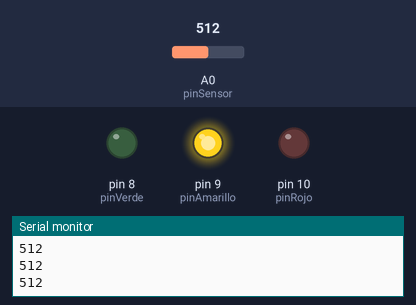
The sketch below on a simulated Arduino Uno, built with avr-gcc and run on an emulated ATmega328P. Parts: output pins drawn as LEDs (lit = HIGH), the last lines printed to the serial monitor. The inputs (shaded band) are chosen by the test bench; at power-on: A0 (pinSensor) = 512.

Above: at 1.3 s.
1.4 s: A0 (pinSensor) set to 587
2.9 s: A0 (pinSensor) set to 608
At 4.1 s:
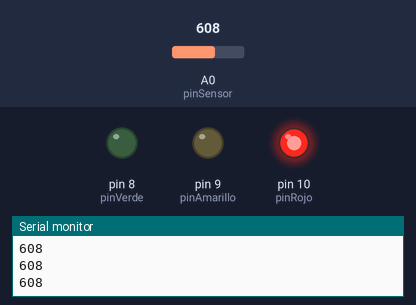
4.5 s: A0 (pinSensor) set to 390
At 5.2 s:
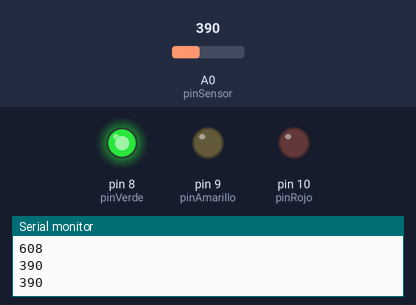
6.0 s: A0 (pinSensor) set to 412
At 6.4 s:
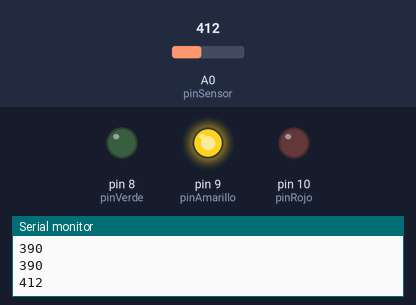
7.5 s: A0 (pinSensor) set to 306
At 8.8 s:
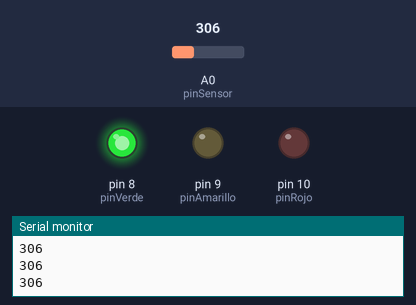
Timing chart, 0 to 10.0 s (numbered marks = the images above; inputs shaded):
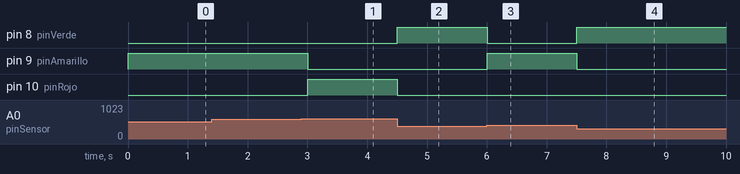

Measured:
- the behaviour switches between 600 and 601 on A0 (pinSensor) (found by bisection; images 0 and 1)
- the behaviour switches between 399 and 400 on A0 (pinSensor) (found by bisection; images 2 and 3)
- after the input at 2.9 s, pin 9 (pinAmarillo): HIGH → LOW after 0.10 s; pin 10 (pinRojo): LOW → HIGH after 0.10 s
- after the input at 4.5 s, pin 8 (pinVerde): LOW → HIGH at once; pin 10 (pinRojo): HIGH → LOW at once
- after the input at 6.0 s, pin 8 (pinVerde): HIGH → LOW at once; pin 9 (pinAmarillo): LOW → HIGH at once
- after the input at 7.5 s, pin 8 (pinVerde): LOW → HIGH at once; pin 9 (pinAmarillo): HIGH → LOW at once

The sketch:

Nehuen_Dominguez.ino
```cpp
const int pinSensor = A0; // pin conectado al potenciómetro (simula el sensor)
const int pinRojo = 10;
const int pinAmarillo = 9;
const int pinVerde = 8;

void setup() {
  pinMode(pinRojo, OUTPUT);
  pinMode(pinAmarillo, OUTPUT);
  pinMode(pinVerde, OUTPUT);
  Serial.begin(9600);
}

void loop() {
  int humedad = analogRead(pinSensor);
  Serial.println(humedad);

  digitalWrite(pinRojo, LOW);
  digitalWrite(pinAmarillo, LOW);
  digitalWrite(pinVerde, LOW);

  if (humedad > 600) {
    digitalWrite(pinRojo, HIGH);
  } else if (humedad >= 400 && humedad <= 600) {
    digitalWrite(pinAmarillo, HIGH);
  } else if (humedad < 400) {
    digitalWrite(pinVerde, HIGH);
  }
  delay(500);
}
```

ramallovalentina.ino
```cpp

```
